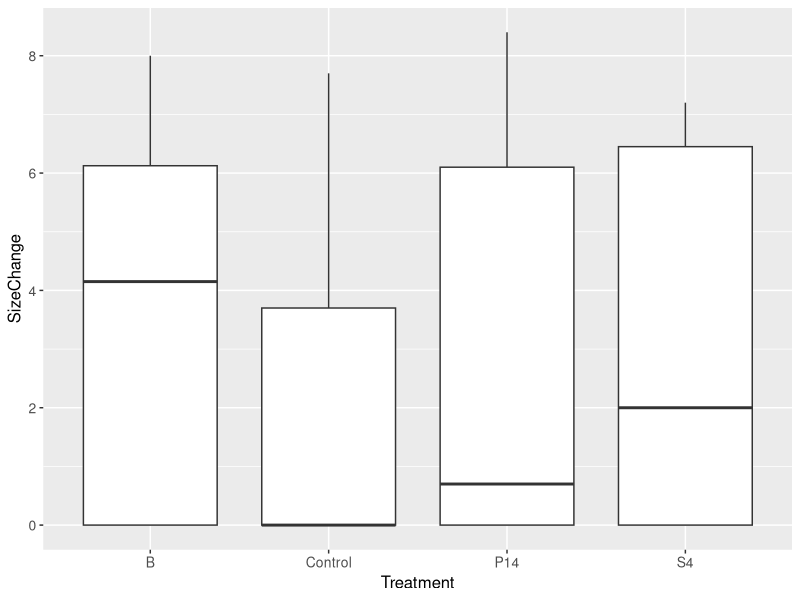
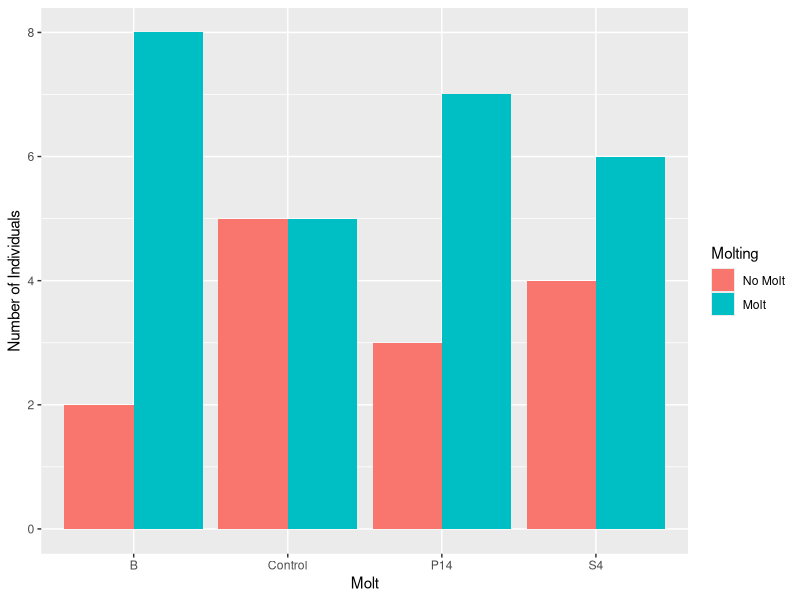
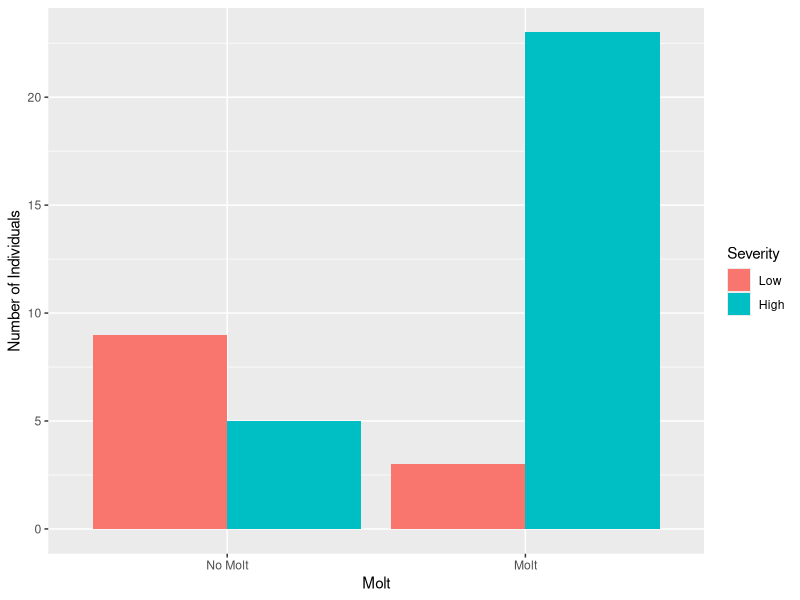
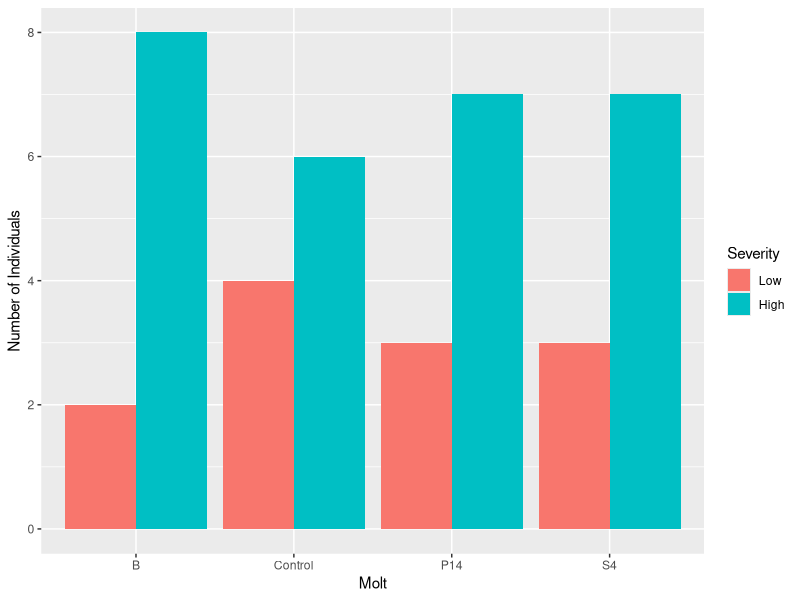
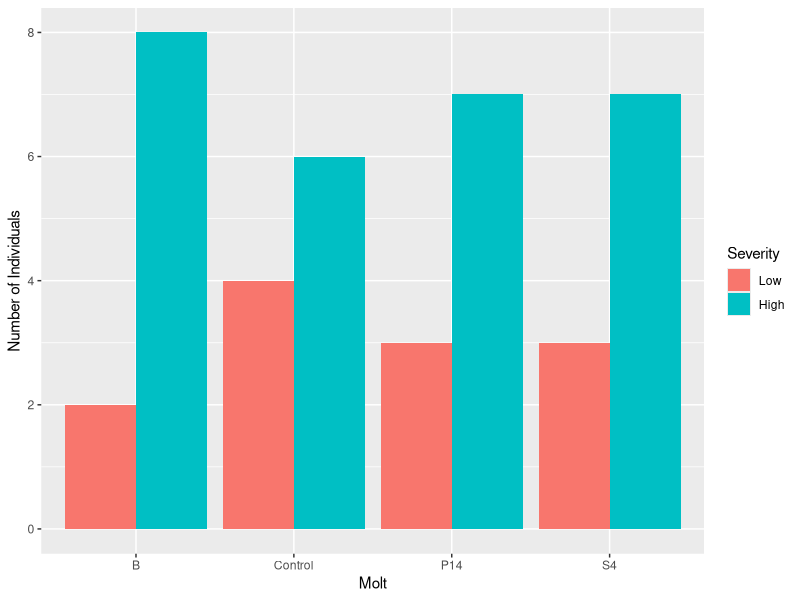
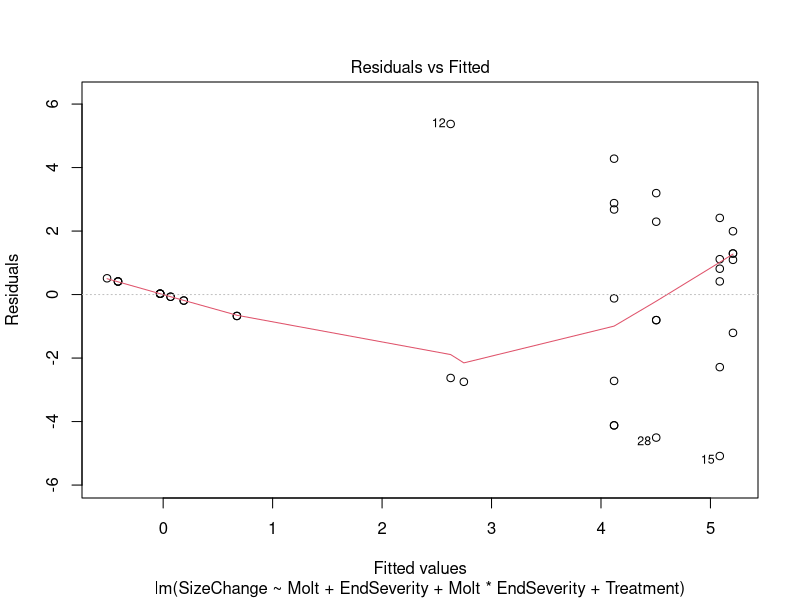
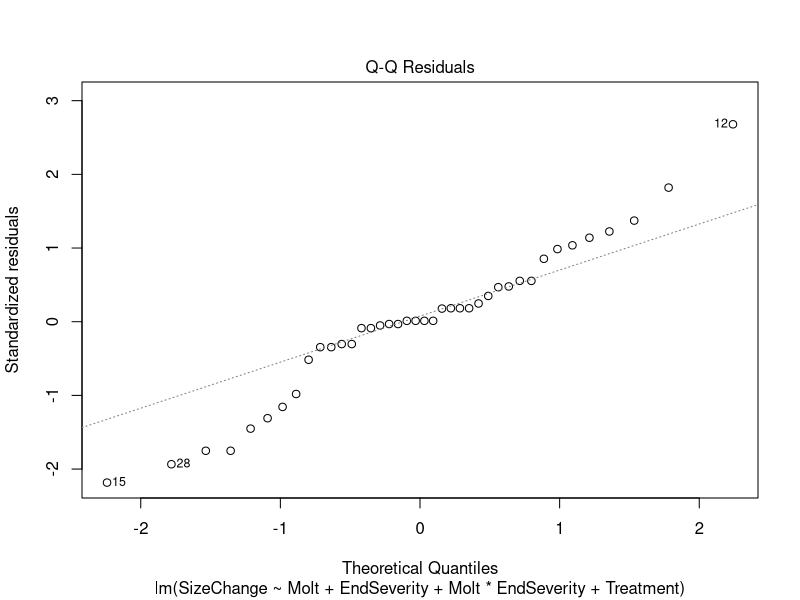
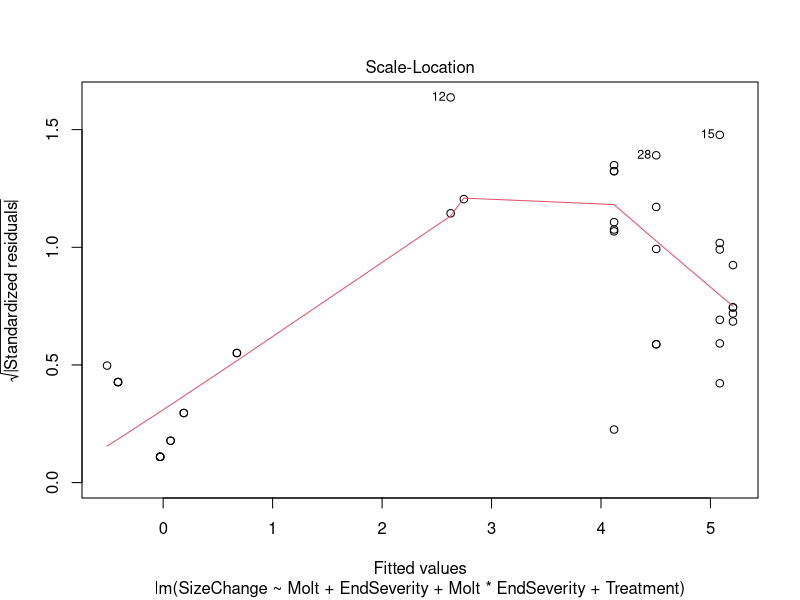

R code for these plots, in order:
## ---- chunk 1
library(dplyr)
library(ggplot2)
library(MASS)

AdultLobster2017_Analysis<-read.csv("AdultLobster2017_Analysis.csv")
View(AdultLobster2017_Analysis)

LobsterData = AdultLobster2017_Analysis

#Labelling the categorical variables for plots
MoltLab = factor(as.factor(LobsterData$Molt), levels = c(0, 1), labels = c("No Molt", "Molt"))
EndSeverityLab = factor(as.factor(LobsterData$EndSeverity), levels = c(0, 1), labels = c("Low", "High"))
InitialSeverityLab = factor(as.factor(LobsterData$EndSeverity), levels = c(0, 1), labels = c("Low", "High"))
## ---- chunk 2
ANOVA_growth <- anova(lm(SizeChange ~ Treatment, data=LobsterData))

ggplot(LobsterData, aes(Treatment, SizeChange))+
  geom_boxplot()+
  theme(axis.text = element_text(size = 10),
        axis.title.x = element_text(size = 12), 
        axis.title.y = element_text(size = 12))
## ---- chunk 3
#Chi-square test for treatment vs. molting
chi_TM <- chisq.test(table(LobsterData$Treatment, LobsterData$Molt))

ggplot(LobsterData, aes(Treatment))+
  geom_bar(aes(fill = (MoltLab)), position = "dodge")+
  labs(x = "Molt", y = "Number of Individuals", fill = "Molting")
## ---- chunk 4
#Chi-square test for disease severity at end of experiment vs. molting
chi_SM <- chisq.test(table(LobsterData$Molt, LobsterData$EndSeverity))

ggplot(LobsterData, aes(MoltLab))+
  geom_bar(aes(fill = (EndSeverityLab)), position = "dodge")+
  labs(x = "Molt", y = "Number of Individuals", fill = "Severity")
## ---- chunk 5
#Chi-square test for treatment vs. severity at beginning of experiment
chi_TSI <- chisq.test(table(LobsterData$Treatment, LobsterData$InitialSeverity))

ggplot(LobsterData, aes(Treatment))+
  geom_bar(aes(fill = (InitialSeverityLab)), position = "dodge")+
  labs(x = "Molt", y = "Number of Individuals", fill = "Severity")
## ---- chunk 6
#Chi-square test for treatment vs. severity at end of experiment
chi_TSE <- chisq.test(table(LobsterData$Treatment, LobsterData$EndSeverity))

ggplot(LobsterData, aes(Treatment))+
  geom_bar(aes(fill = (EndSeverityLab)), position = "dodge")+
  labs(x = "Molt", y = "Number of Individuals", fill = "Severity")
## ---- chunk 7
lmfit <- lm(formula = SizeChange ~ Molt + EndSeverity + Molt*EndSeverity + Treatment, data = LobsterData)
plot(lmfit)
